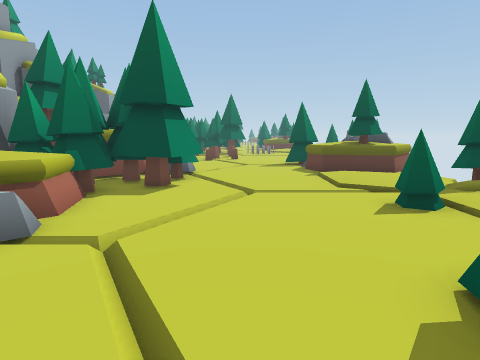
view 1 (above)

24 first-person views from a walk through a 3-D level made in the Unity game engine. The camera is 1.5 m above the floor, tilts 8° down and sees 75° across. The floor is counted in squares, 1 m on a side. Each view is taken from the middle of a square. On the plan, view 1 faces up. The plan holds only what a view shows up to about 15 squares ahead; the rest is blank. The place goes on beyond the plan. The player character is not drawn. Some animated figures are left out. Some surface patterns are stand-ins.

view 2
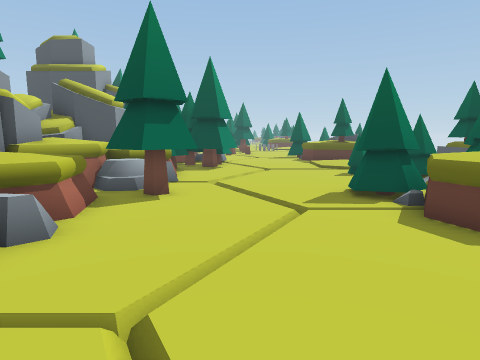

view 3
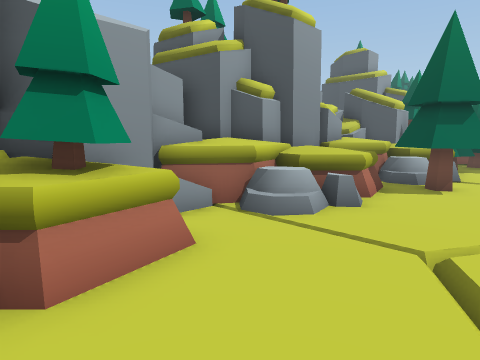

view 4
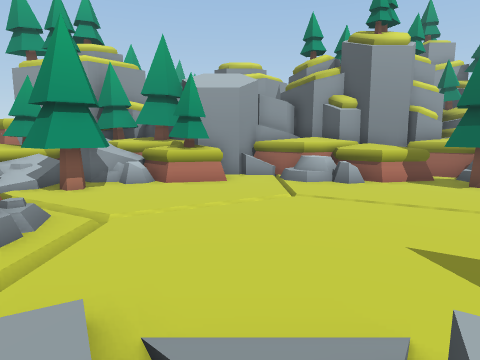

view 5
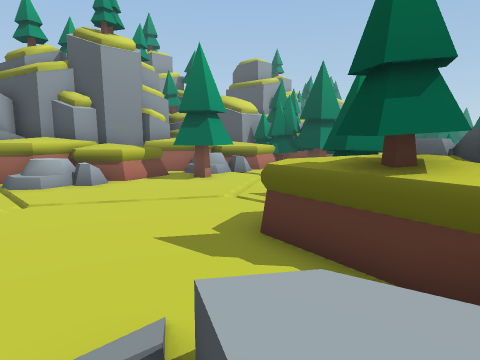

view 6
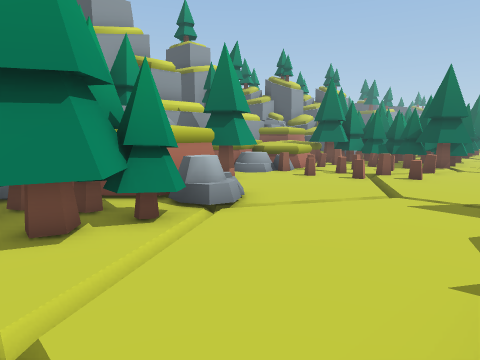

view 7
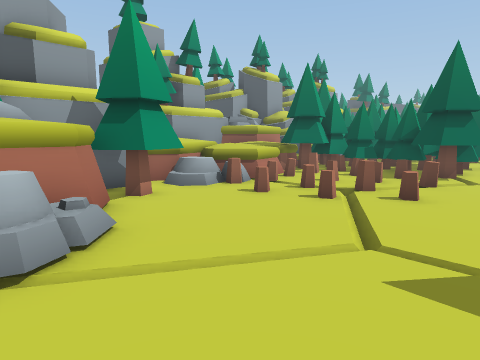

view 8
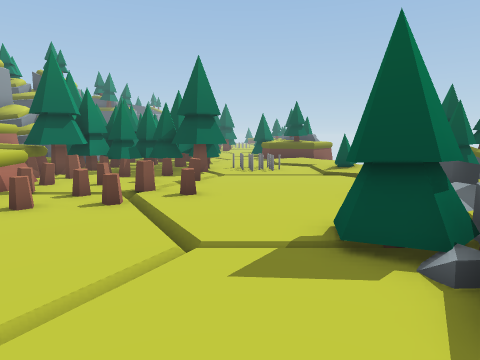

view 9
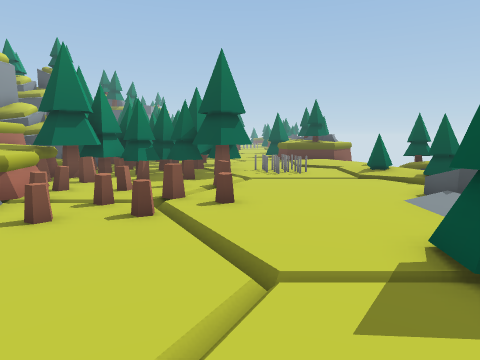

view 10
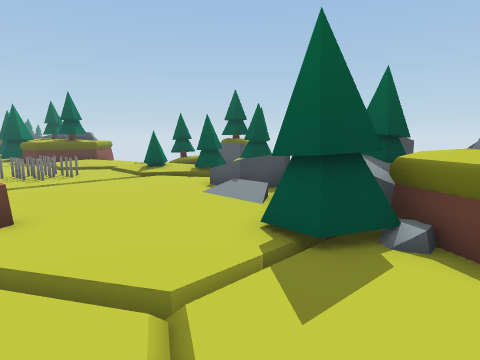

view 11
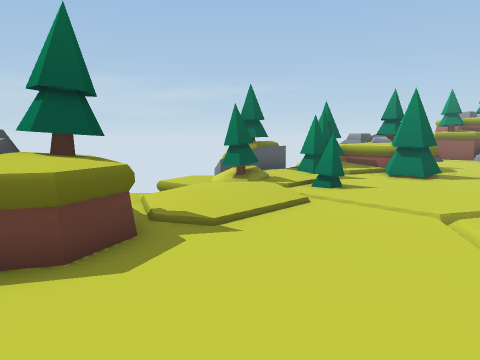

view 12
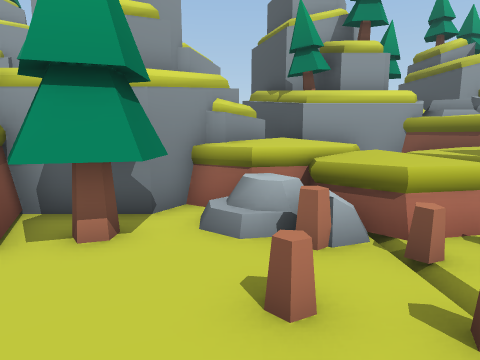

view 13
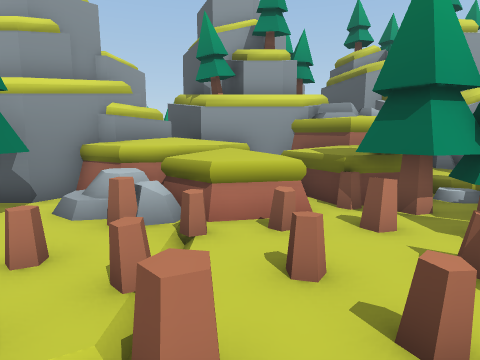

view 14
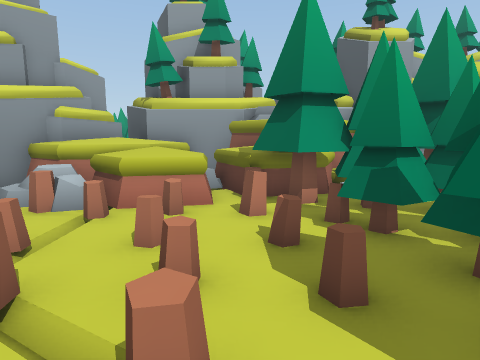

view 15
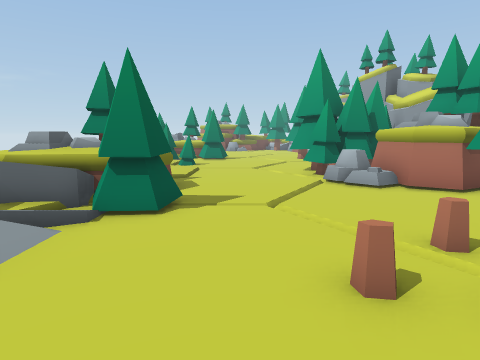

view 16
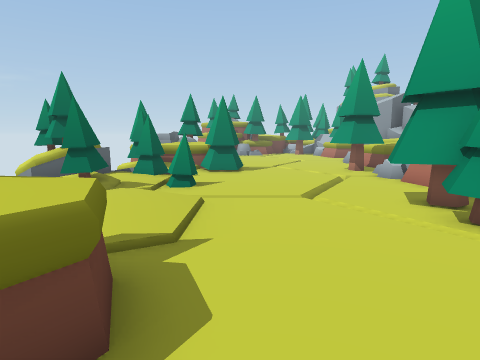

view 17
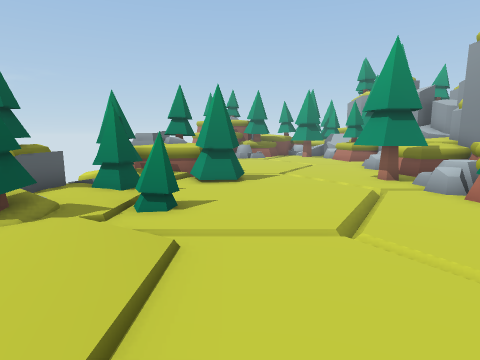

view 18
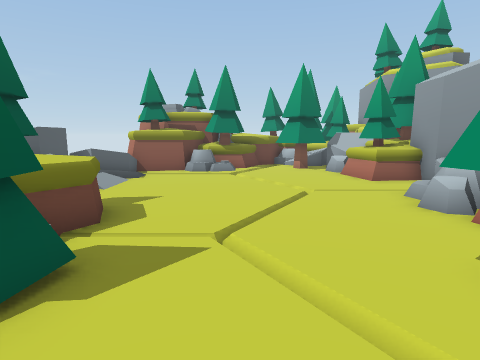

view 19
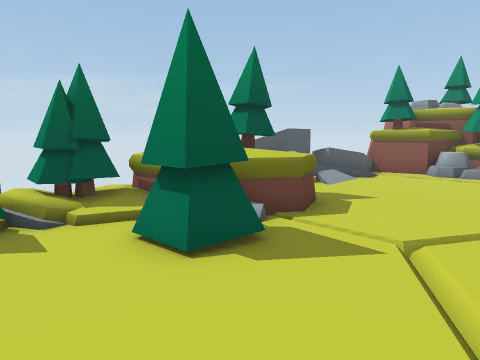

view 20
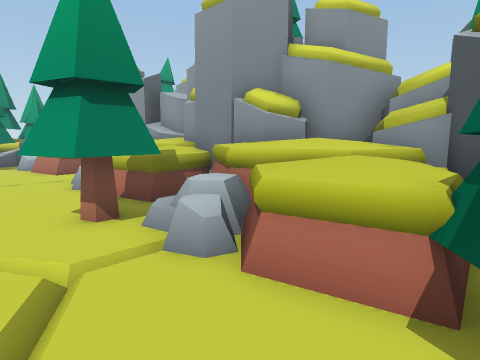

view 21
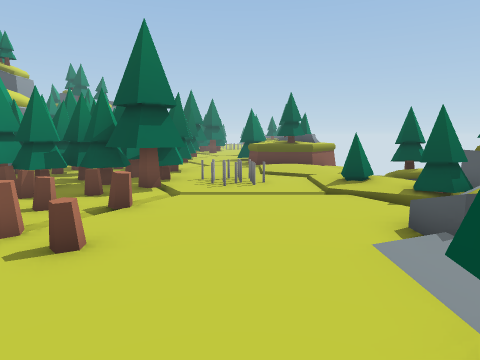

view 22
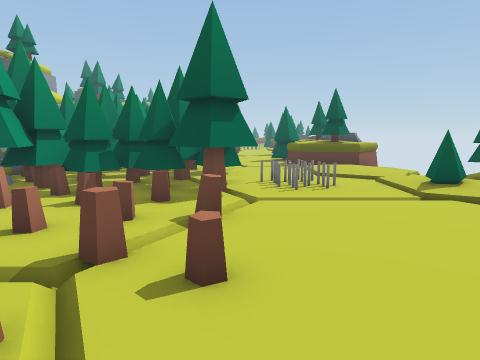

view 23
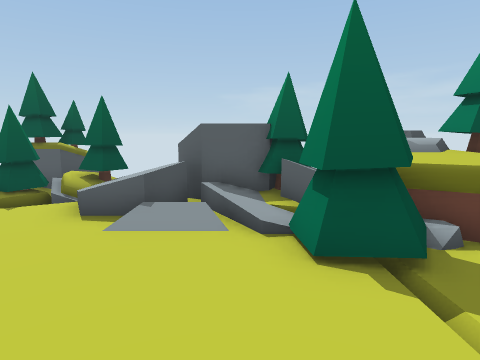

view 24
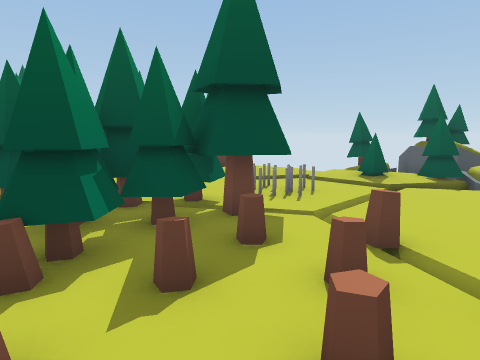

### Floor plan
Key: @ floor where view 1 was taken; # wall or solid block; x gap in a wall; . main floor; : floor 0.25 m higher than the main floor; - floor 0.25 m lower than the main floor; / step, stairs or slope; = window, fence, low wall or low ledge; ^ raised ledge; v drop or lower ground; O other object.
Columns run from 9 left of view 1 to 10 right of it. Each row starts with its distance up from view 1.
 29 #OOOOOO OO../
 28 #OOOOOOO ...//
 27 O  OOOOOOOOO..  OO
 26 OOOOOOOOOOOO..   OOO
 25 OO OOOOOOO....OO OO
 24 OOOOO.OOO//////OOOOO
 23 OOOOO...O/...../O-OO
 22 OOOOO.OO......./OO
 21 OOOO...O......// O
 20 OOOOO.O/.O...///vv
 19 OOOOO..O/..../.#^
 18 OOOO..../..../::^
 17 OO.OO..../..OO^OO^
 16 OO OO....///OOOOO
 15  O OO..../../OOOO
 14  OOOOOO./...OOOOOO
 13   OOOOOO.....OOOO
 12   OOOOOO....///O
 11   OOOOOO/.../
 10    OOOOO/.../
  9    #OOOOO/../
  8   ##OOOO./////
  7  ##OOO.../...O  OO
  6 ##OOOO../....O  OOO
  5 #OOOOOO/......O OOO
  4 #OOOOO//....../ OO
  3  OOOOOO./...O.OOO
  2  OOO.OOO/..OOOOO
  1   OOOOO../..OOOOO
  0 OOOOOO...@..OOOO
 -1 OOOOOO......OOOO
 -2 #OOOO/../.....O/
 -3 ##OOO///......//
 -4  ^O..../.....///v
 -5 ####..../....///^
 -6    OO.../..../  ^
 -7   OOOO.../....=x^
 -8  OOOOO.../....  =
 -9 OOOOOOOO/.OOOOO =

Where each view was taken, in squares from view 1:
view 1: 0 up, 0 right, facing up
view 2: 6 down, 1 left, facing up
view 3: 8 down, 1 left, facing up-left
view 4: 5 down, 6 right, facing left
view 5: 5 down, 6 right, facing up-left
view 6: 8 up, 3 right, facing up-left
view 7: 12 up, 2 right, facing up-left
view 8: 12 up, 1 right, facing up
view 9: 13 up, 0 right, facing up
view 10: 14 up, 1 left, facing up-right
view 11: 15 up, 1 left, facing down-right
view 12: 18 up, 1 left, facing left
view 13: 21 up, 0 right, facing left
view 14: 23 up, 1 right, facing left
view 15: 23 up, 1 right, facing down
view 16: 16 up, 2 right, facing down
view 17: 13 up, 2 right, facing down
view 18: 5 up, 0 right, facing down
view 19: 5 up, 1 left, facing down-right
view 20: 8 up, 1 left, facing down-left
view 21: 16 up, 2 right, facing up
view 22: 17 up, 0 right, facing up
view 23: 18 up, 1 left, facing right
view 24: 21 up, 5 left, facing up-right
